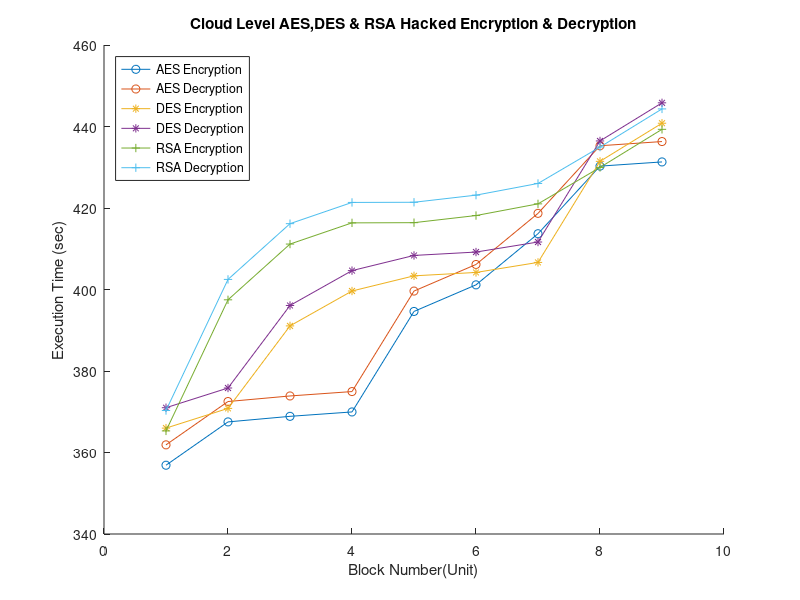

Recreate this plot in MATLAB.
clear all;
close all;
clc

A= dlmread("hacked.csv");
x= A(:,1);
x1= A(:,2);
y= A(:,3);
y1= A(:,4);
z= A(:,5);
z1= A(:,6);

hold on
plot(x, '-o');
plot(x1, '-o');
plot(y, '-*');
plot(y1, '-*');
plot(z, '-+');
plot(z1, '-+');

legend('AES Encryption','AES Decryption', 'DES Encryption', 'DES Decryption','RSA Encryption','RSA Decryption',  'Location', 'NorthWest')
xlabel('Block Number(Unit)'), ylabel('Execution Time (sec)')
title('Cloud Level AES,DES & RSA Hacked Encryption & Decryption')
